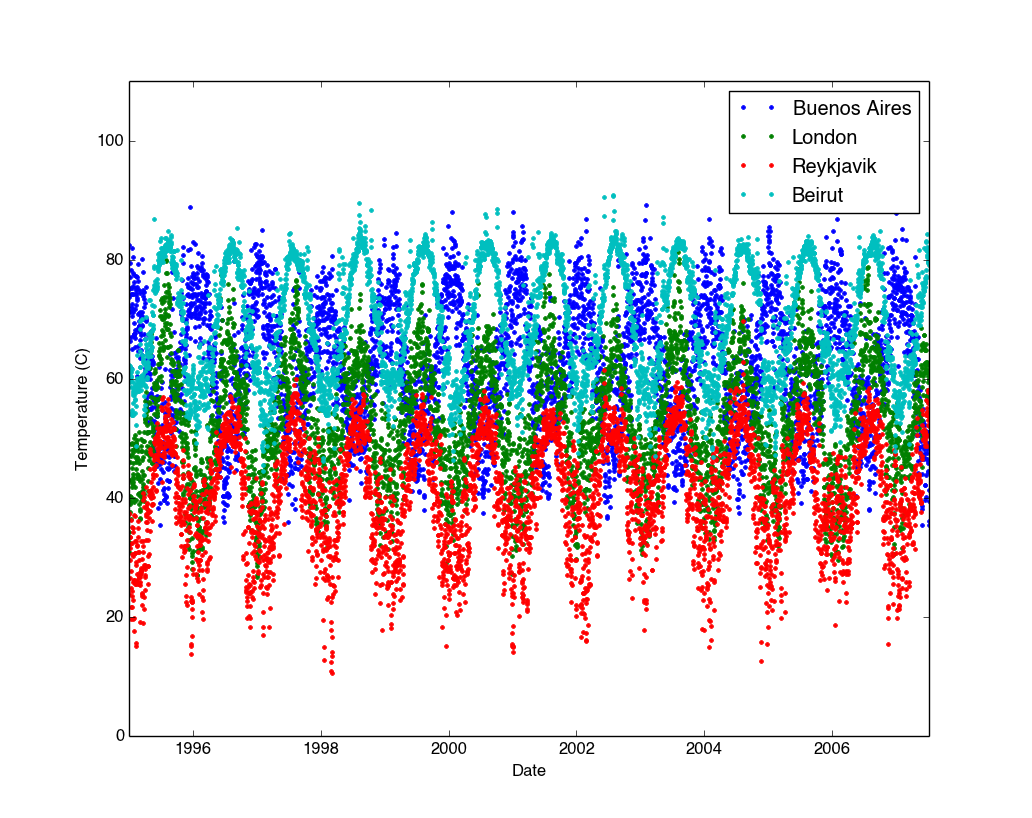

Source code (Python):
# Exercise 6.22
import numpy as np
import matplotlib.pyplot as plt
import datetime as dt


def get_city_codes(citylist_filename):
    infile = open(citylist_filename, 'r')
    for i in range(260):
        infile.readline()  # skip everything before content

    city_filenames = {}
    while True:
        line = infile.readline()
        if not line:                        # exit loop at end of file
            break
        if line.find('mso-list') != -1:     # check line contains country name
            city = line.split('<b>')[1][:-7]
            infile.readline()               # skip a line
            line = infile.readline()        # read in next line
            city_filename = line.split(
                '>')[1][:line.split('>')[1].find('.txt') + 4]
            city_filenames[city] = city_filename
    infile.close()

    return city_filenames


def load_city_data(city, city_filenames, subfolder='city_temp'):
    filepath = subfolder + '/' + city_filenames[city]

    # load data and create datetime object array to store dates
    month, day, year, temperature = np.loadtxt(filepath, unpack=True)
    temperature = np.loadtxt(filepath, usecols=(3,), dtype=float)
    date = [dt.datetime(y, m, d) for y, m, d in
            zip(year.astype(int), month.astype(int), day.astype(int))]
    date = np.asarray(date)
    # store in dictionary (filtering out entries with missing data)
    valid = temperature != -99
    city_data = {'name': city,
                 'date': date[valid],
                 'temperature': temperature[valid]}

    return city_data


def plot_city_data(*city_data_dicts):
    cities = []
    for city_data in city_data_dicts:
        cities.append(city_data['name'])
        plt.plot_date(city_data['date'], city_data['temperature'], '.')
    plt.ylabel('Temperature (C)')
    plt.xlabel('Date')
    plt.ylim([0, 110])
    plt.legend(cities)
    plt.show()

city_filenames = get_city_codes('city_temp/citylistWorld.htm')
Buenos_Aires_data = load_city_data('Buenos Aires', city_filenames)
London_data = load_city_data('London', city_filenames)
Reykjavik_data = load_city_data('Reykjavik', city_filenames)
Beirut_data = load_city_data('Beirut', city_filenames)
plot_city_data(Buenos_Aires_data, London_data, Reykjavik_data, Beirut_data)
